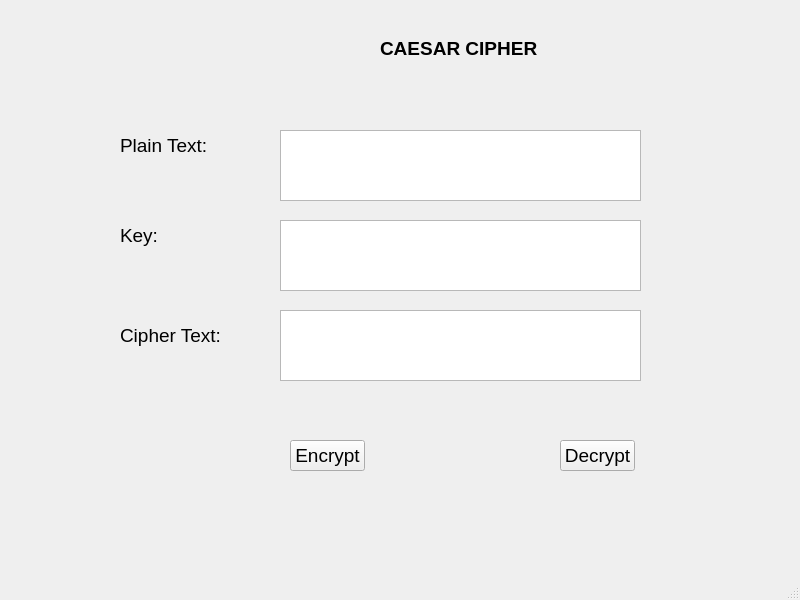
<?xml version="1.0" encoding="UTF-8"?>
<ui version="4.0">
 <class>MainWindow</class>
 <widget class="QMainWindow" name="MainWindow">
  <property name="geometry">
   <rect>
    <x>0</x>
    <y>0</y>
    <width>800</width>
    <height>600</height>
   </rect>
  </property>
  <property name="font">
   <font>
    <pointsize>14</pointsize>
    <weight>50</weight>
    <bold>false</bold>
   </font>
  </property>
  <property name="windowTitle">
   <string>MainWindow</string>
  </property>
  <widget class="QWidget" name="centralwidget">
   <widget class="QPlainTextEdit" name="txt_plain_text">
    <property name="geometry">
     <rect>
      <x>280</x>
      <y>130</y>
      <width>361</width>
      <height>71</height>
     </rect>
    </property>
   </widget>
   <widget class="QPlainTextEdit" name="txt_key">
    <property name="geometry">
     <rect>
      <x>280</x>
      <y>220</y>
      <width>361</width>
      <height>71</height>
     </rect>
    </property>
   </widget>
   <widget class="QPlainTextEdit" name="txt_cipher_text">
    <property name="geometry">
     <rect>
      <x>280</x>
      <y>310</y>
      <width>361</width>
      <height>71</height>
     </rect>
    </property>
   </widget>
   <widget class="QLabel" name="label">
    <property name="geometry">
     <rect>
      <x>120</x>
      <y>130</y>
      <width>101</width>
      <height>31</height>
     </rect>
    </property>
    <property name="text">
     <string>Plain Text:</string>
    </property>
   </widget>
   <widget class="QLabel" name="label_2">
    <property name="geometry">
     <rect>
      <x>120</x>
      <y>220</y>
      <width>47</width>
      <height>31</height>
     </rect>
    </property>
    <property name="text">
     <string>Key:</string>
    </property>
   </widget>
   <widget class="QLabel" name="label_3">
    <property name="geometry">
     <rect>
      <x>120</x>
      <y>320</y>
      <width>101</width>
      <height>31</height>
     </rect>
    </property>
    <property name="text">
     <string>Cipher Text:</string>
    </property>
   </widget>
   <widget class="QLabel" name="label_4">
    <property name="geometry">
     <rect>
      <x>380</x>
      <y>40</y>
      <width>181</width>
      <height>16</height>
     </rect>
    </property>
    <property name="font">
     <font>
      <pointsize>14</pointsize>
      <weight>75</weight>
      <bold>true</bold>
     </font>
    </property>
    <property name="text">
     <string>CAESAR CIPHER</string>
    </property>
   </widget>
   <widget class="QPushButton" name="btn_encrypt">
    <property name="geometry">
     <rect>
      <x>290</x>
      <y>440</y>
      <width>75</width>
      <height>31</height>
     </rect>
    </property>
    <property name="text">
     <string>Encrypt</string>
    </property>
   </widget>
   <widget class="QPushButton" name="btn_decrypt">
    <property name="geometry">
     <rect>
      <x>560</x>
      <y>440</y>
      <width>75</width>
      <height>31</height>
     </rect>
    </property>
    <property name="text">
     <string>Decrypt</string>
    </property>
   </widget>
  </widget>
  <widget class="QMenuBar" name="menubar">
   <property name="geometry">
    <rect>
     <x>0</x>
     <y>0</y>
     <width>800</width>
     <height>31</height>
    </rect>
   </property>
  </widget>
  <widget class="QStatusBar" name="statusbar"/>
 </widget>
 <resources/>
 <connections/>
</ui>
